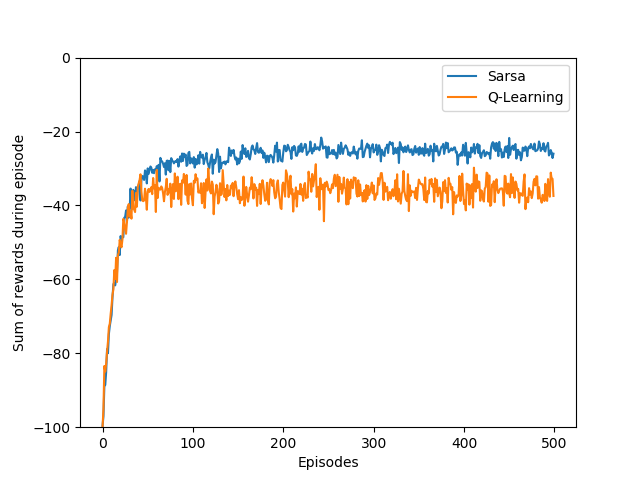

Write the Python code that produced this figure.

# coding: utf-8

# In[3]:


import matplotlib.pyplot as plt
import numpy as np
from tqdm import tqdm


# In[4]:


COLS = 12
ROWS = 4
START_STATE = 36
EPSILON = 0.1
ACTIONS = [[0, 1], [0, -1], [1, 0], [-1, 0]]  # right, left, down, up
ALPHA = 0.5


# In[5]:


def is_terminal(s):
    if s == (COLS * ROWS) - 1:
        return True
    return False


def is_cliff(i, j):
    if i == 3 and 1 <= j <= COLS - 2:
        return True
    return False


# In[6]:


# Maps indices of 2D array to 1D array index
def map_2d_to_1d(i, j):
    return i * COLS + j


# Maps 1D array index to 2D array indices
def map_1d_to_2d(s):
    i = s // COLS
    j = s % COLS
    return i, j


# In[7]:


def policy(s, q):
    if np.random.uniform() <= EPSILON:
        a = np.random.randint(4)
        return a
    else:
        return np.argmax(q[s])


# In[8]:


def step(s, a):
    action = ACTIONS[a]
    i, j = map_1d_to_2d(s)
    i_ = i + action[0]
    j_ = j + action[1]
    if i_ < 0 or j_ < 0 or j_ >= COLS or i_ >= ROWS:
        return s, -1
    if is_cliff(i_, j_):
        return START_STATE, -100
    return map_2d_to_1d(i_, j_), -1


# In[9]:


def sarsa(n_episodes):
    q = np.zeros((ROWS * COLS, 4))
    rewards = np.zeros(n_episodes)
    for i in range(n_episodes):
        s = START_STATE
        a = policy(s, q)
        while True:
            s_, r = step(s, a)
            rewards[i] += r
            a_ = policy(s_, q)
            q[s, a] += ALPHA * (r + q[s_, a_] - q[s, a])
            s = s_
            a = a_
            if is_terminal(s):
                break
        rewards[i] = max(rewards[i], -100)
    return rewards


# In[10]:


def q_learning(n_episodes):
    rewards = np.zeros(n_episodes)
    q = np.zeros((ROWS * COLS, 4))
    for i in range(n_episodes):
        s = START_STATE
        while True:
            a = policy(s, q)
            s_, r = step(s, a)
            rewards[i] += r
            q[s, a] += ALPHA * (r + np.max(q[s_]) - q[s, a])
            s = s_
            if is_terminal(s):
                break
        rewards[i] = max(rewards[i], -100)
    return rewards


# In[11]:


EPISODES = 500
runs = 200

sum_sarsa = np.zeros((runs, EPISODES))
sum_q_learning = np.zeros((runs, EPISODES))
for r in tqdm(range(runs)):
    sum_sarsa[r] = sarsa(EPISODES)
    sum_q_learning[r] = q_learning(EPISODES)

plt.plot(np.mean(sum_sarsa, axis=0), label='Sarsa')
plt.plot(np.mean(sum_q_learning, axis=0), label='Q-Learning')
plt.xlabel('Episodes')
plt.ylabel('Sum of rewards during episode')
plt.ylim([-100, 0])
plt.legend()
plt.savefig('q7.png')
plt.close()

